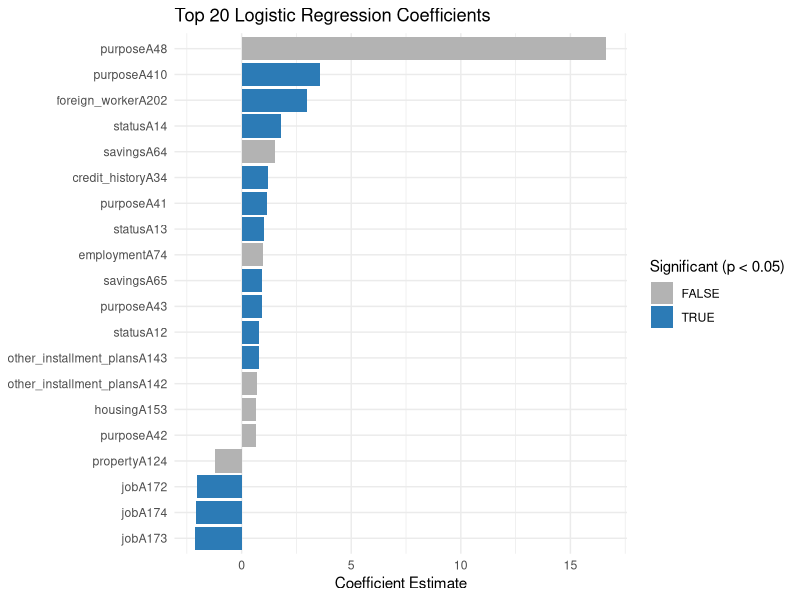
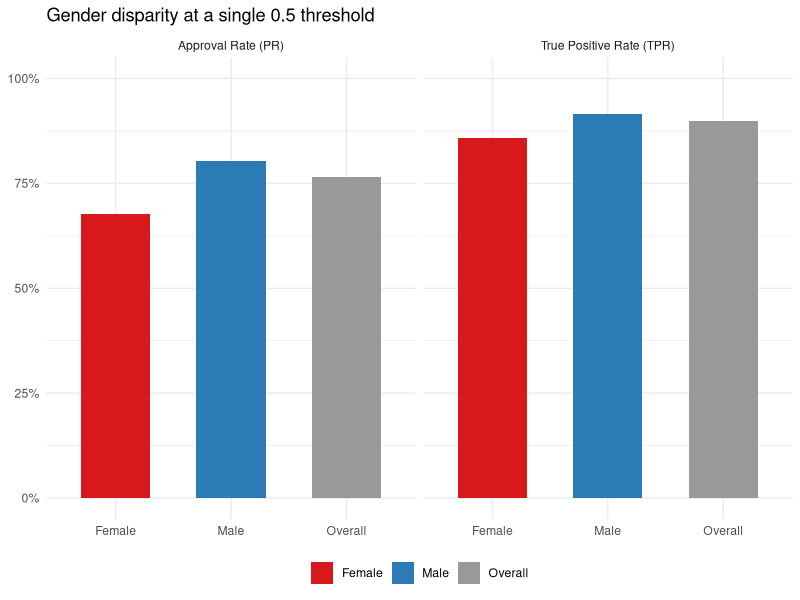
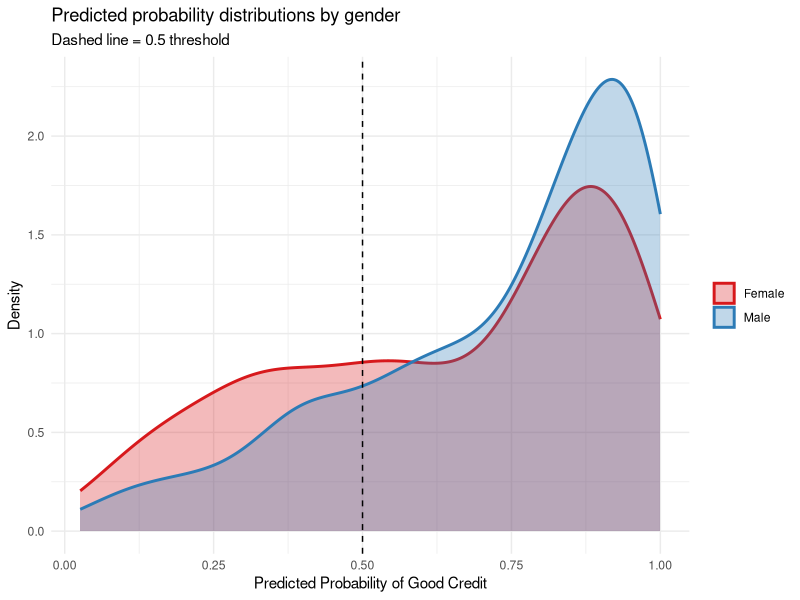
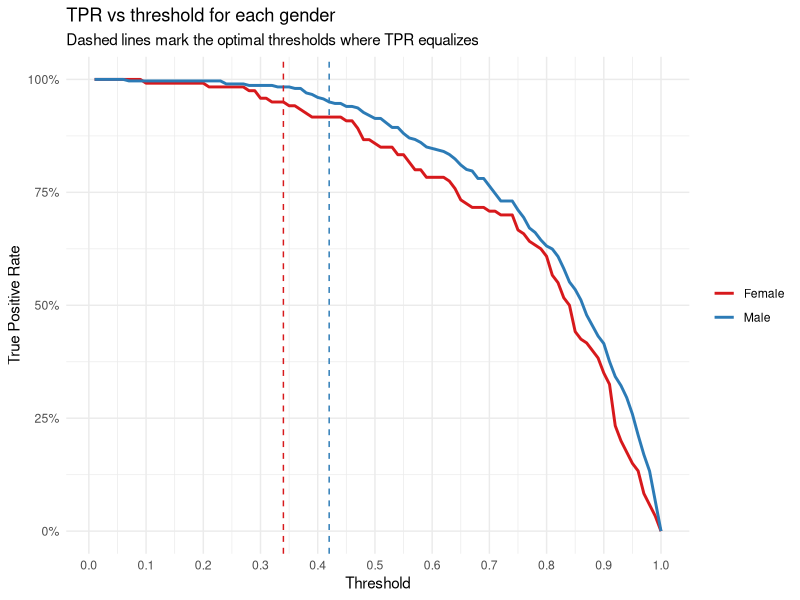

Generate these figures, in order, with R:
## ---- chunk 1
knitr::opts_chunk$set(echo = TRUE, warning = FALSE, message = FALSE, fig.width = 8, fig.height = 5)
## ---- chunk 2
data <- read.csv("German Credit Data.csv")
dim(data)
str(data)
## ---- chunk 3
gender_summary <- data.frame(
  Gender = c("Male", "Female"),
  Count = c(sum(data$gender == "Male"), sum(data$gender == "Female")),
  Avg_Credit_Risk = c(
    round(mean(data$credit_risk[data$gender == "Male"]), 3),
    round(mean(data$credit_risk[data$gender == "Female"]), 3)
  )
)
knitr::kable(gender_summary, caption = "Gender breakdown and average credit risk")
## ---- chunk 4
set.seed(1)
trainindex <- sample(1000, 600)
train <- data[trainindex, ]
test  <- data[-trainindex, ]

model <- glm(credit_risk ~ ., data = train, family = binomial)
summary(model)
## ---- chunk 5
library(ggplot2)

coef_df <- as.data.frame(summary(model)$coefficients)
coef_df$Variable <- rownames(coef_df)
coef_df <- coef_df[coef_df$Variable != "(Intercept)", ]
coef_df$Significant <- coef_df$`Pr(>|z|)` < 0.05
coef_df <- coef_df[order(abs(coef_df$Estimate), decreasing = TRUE), ]
coef_df <- head(coef_df, 20)

ggplot(coef_df, aes(x = reorder(Variable, Estimate), y = Estimate, fill = Significant)) +
  geom_bar(stat = "identity") +
  coord_flip() +
  scale_fill_manual(values = c("FALSE" = "grey70", "TRUE" = "#2c7bb6")) +
  labs(title = "Top 20 Logistic Regression Coefficients",
       x = NULL, y = "Coefficient Estimate",
       fill = "Significant (p < 0.05)") +
  theme_minimal()
## ---- chunk 6
train$pred_prob   <- predict(model, newdata = train, type = "response")
predicted.class   <- (train$pred_prob >= 0.5) * 1
actual.class      <- train$credit_risk

cm <- table(Actual = actual.class, Predicted = predicted.class)
knitr::kable(cm, caption = "Confusion matrix, training set, threshold = 0.5")

overall.error <- sum(actual.class != predicted.class) / nrow(train)
cat("Overall error rate:", round(overall.error, 4))
## ---- chunk 7
PR       <- sum(predicted.class == 1) / nrow(train)
PR_Male  <- sum(predicted.class[train$gender == "Male"] == 1)  / sum(train$gender == "Male")
PR_Female<- sum(predicted.class[train$gender == "Female"] == 1)/ sum(train$gender == "Female")

TPR      <- sum(predicted.class == 1 & actual.class == 1) / sum(actual.class == 1)
TPR_Male <- sum(predicted.class[train$gender == "Male"] == 1 & actual.class[train$gender == "Male"] == 1) /
            sum(actual.class[train$gender == "Male"] == 1)
TPR_Female <- sum(predicted.class[train$gender == "Female"] == 1 & actual.class[train$gender == "Female"] == 1) /
              sum(actual.class[train$gender == "Female"] == 1)

fairness_table <- data.frame(
  Group    = c("Overall", "Male", "Female"),
  Approval_Rate_PR  = round(c(PR, PR_Male, PR_Female), 3),
  True_Positive_Rate = round(c(TPR, TPR_Male, TPR_Female), 3)
)
knitr::kable(fairness_table, caption = "Approval rate and TPR by gender at threshold = 0.5")
## ---- chunk 8
library(tidyr)

fairness_long <- pivot_longer(fairness_table, cols = c(Approval_Rate_PR, True_Positive_Rate),
                              names_to = "Metric", values_to = "Value")

ggplot(fairness_long, aes(x = Group, y = Value, fill = Group)) +
  geom_bar(stat = "identity", width = 0.6) +
  facet_wrap(~Metric, labeller = as_labeller(c(
    Approval_Rate_PR   = "Approval Rate (PR)",
    True_Positive_Rate = "True Positive Rate (TPR)"
  ))) +
  scale_fill_manual(values = c("Overall" = "grey60", "Male" = "#2c7bb6", "Female" = "#d7191c")) +
  scale_y_continuous(limits = c(0, 1), labels = scales::percent) +
  labs(title = "Gender disparity at a single 0.5 threshold",
       x = NULL, y = NULL, fill = NULL) +
  theme_minimal() +
  theme(legend.position = "bottom")
## ---- chunk 9
ggplot(train, aes(x = pred_prob, fill = gender, color = gender)) +
  geom_density(alpha = 0.3, linewidth = 1) +
  scale_fill_manual(values  = c("Male" = "#2c7bb6", "Female" = "#d7191c")) +
  scale_color_manual(values = c("Male" = "#2c7bb6", "Female" = "#d7191c")) +
  geom_vline(xintercept = 0.5, linetype = "dashed", color = "black") +
  labs(title = "Predicted probability distributions by gender",
       subtitle = "Dashed line = 0.5 threshold",
       x = "Predicted Probability of Good Credit", y = "Density",
       fill = NULL, color = NULL) +
  theme_minimal()
## ---- chunk 10
TPR_Male_vec   <- matrix(0, 1, 100)
TPR_Female_vec <- matrix(0, 1, 100)
error_Male_vec <- matrix(0, 1, 100)
error_Female_vec <- matrix(0, 1, 100)

for (c in 1:100) {
  cut_off <- c / 100
  pred_m  <- (train$pred_prob[train$gender == "Male"]   >= cut_off) * 1
  pred_f  <- (train$pred_prob[train$gender == "Female"] >= cut_off) * 1
  TPR_Male_vec[c]    <- sum(pred_m == 1 & actual.class[train$gender == "Male"]   == 1) / sum(actual.class[train$gender == "Male"]   == 1)
  TPR_Female_vec[c]  <- sum(pred_f == 1 & actual.class[train$gender == "Female"] == 1) / sum(actual.class[train$gender == "Female"] == 1)
  error_Male_vec[c]  <- sum(pred_m != actual.class[train$gender == "Male"])
  error_Female_vec[c]<- sum(pred_f != actual.class[train$gender == "Female"])
}

min_overall.error <- 1
thresholds_pair   <- c(0, 0)

for (c_m in 1:100) {
  for (c_f in 1:100) {
    if (abs(TPR_Male_vec[c_m] - TPR_Female_vec[c_f]) < 0.001) {
      overall.error <- (error_Male_vec[c_m] + error_Female_vec[c_f]) / nrow(train)
      if (overall.error < min_overall.error) {
        min_overall.error <- overall.error
        thresholds_pair   <- c(c_m / 100, c_f / 100)
      }
    }
  }
}

cat("Optimal thresholds - Male:", thresholds_pair[1], "| Female:", thresholds_pair[2])
cat("\nMinimum overall error:", round(min_overall.error, 4))
## ---- chunk 11
tpr_df <- data.frame(
  Threshold = rep((1:100)/100, 2),
  TPR       = c(as.vector(TPR_Male_vec), as.vector(TPR_Female_vec)),
  Gender    = rep(c("Male", "Female"), each = 100)
)

ggplot(tpr_df, aes(x = Threshold, y = TPR, color = Gender)) +
  geom_line(linewidth = 1) +
  geom_vline(xintercept = thresholds_pair[1], linetype = "dashed", color = "#2c7bb6") +
  geom_vline(xintercept = thresholds_pair[2], linetype = "dashed", color = "#d7191c") +
  scale_color_manual(values = c("Male" = "#2c7bb6", "Female" = "#d7191c")) +
  scale_x_continuous(breaks = seq(0, 1, 0.1)) +
  scale_y_continuous(labels = scales::percent) +
  labs(title = "TPR vs threshold for each gender",
       subtitle = "Dashed lines mark the optimal thresholds where TPR equalizes",
       x = "Threshold", y = "True Positive Rate", color = NULL) +
  theme_minimal()
## ---- chunk 12
test$pred_prob <- predict(model, newdata = test, type = "response")
test.actual.class <- test$credit_risk

pred_male   <- (test$pred_prob[test$gender == "Male"]   >= thresholds_pair[1]) * 1
pred_female <- (test$pred_prob[test$gender == "Female"] >= thresholds_pair[2]) * 1

err_m <- sum(pred_male   != test.actual.class[test$gender == "Male"])
err_f <- sum(pred_female != test.actual.class[test$gender == "Female"])
test_error <- (err_m + err_f) / nrow(test)

# Fairness metrics on test set
test_PR_Male   <- sum(pred_male   == 1) / sum(test$gender == "Male")
test_PR_Female <- sum(pred_female == 1) / sum(test$gender == "Female")
test_TPR_Male  <- sum(pred_male   == 1 & test.actual.class[test$gender == "Male"]   == 1) / sum(test.actual.class[test$gender == "Male"]   == 1)
test_TPR_Female<- sum(pred_female == 1 & test.actual.class[test$gender == "Female"] == 1) / sum(test.actual.class[test$gender == "Female"] == 1)

results_table <- data.frame(
  Setup = c("Single threshold (0.5)", "Optimized thresholds (0.42 / 0.34)"),
  Male_Threshold   = c(0.50, thresholds_pair[1]),
  Female_Threshold = c(0.50, thresholds_pair[2]),
  Test_Error       = c(NA,   round(test_error, 4))
)
knitr::kable(results_table, caption = "Threshold comparison")

cat("Test set overall error with optimized thresholds:", round(test_error, 4))
## ---- chunk 13
final_fairness <- data.frame(
  Group    = c("Male", "Female"),
  Approval_Rate = round(c(test_PR_Male, test_PR_Female), 3),
  TPR           = round(c(test_TPR_Male, test_TPR_Female), 3)
)
knitr::kable(final_fairness, caption = "Fairness metrics on test set with optimized thresholds")
